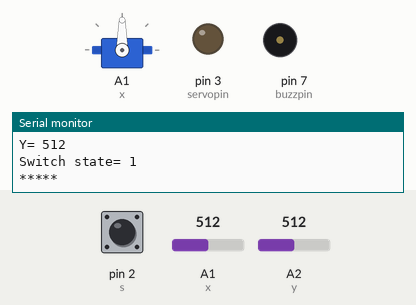
Bench run of a sketch on a simulated Arduino Uno, built with avr-gcc and run on an emulated ATmega328P. Shown: servo, output pins drawn as LEDs (lit = HIGH), buzzer (waves = sounding, pin HIGH), the last lines printed to the serial monitor. Inputs (shaded band) come from the test bench; at power-on: A1 (x) = 512, pin 2 (s) HIGH, A2 (y) = 512.

Above: at 1.2 s.
1.3 s: A1 (x) set to 716
At 2.1 s:
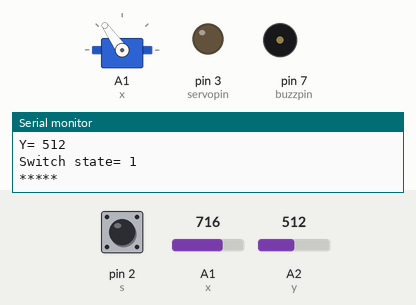
3.0 s: pin 2 (s) pulled LOW for 0.3 s
At 3.6 s:
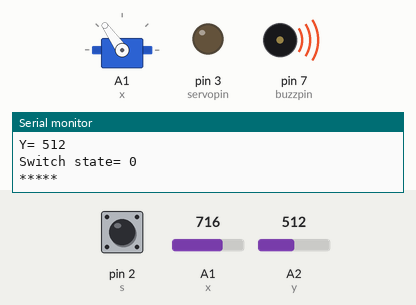
5.2 s: A1 (x) set to 900
At 6.1 s:
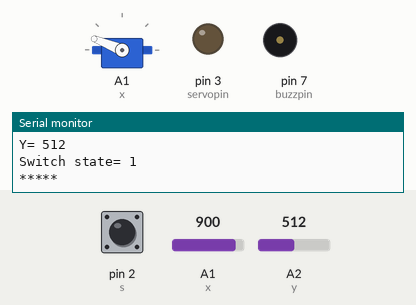
6.7 s: pin 2 (s) pulled LOW for 1 s
At 7.8 s:
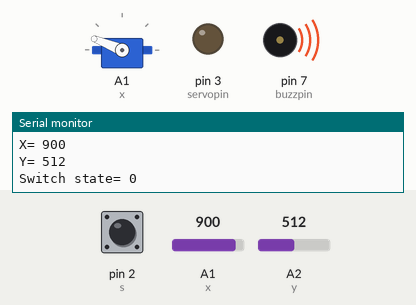
9.5 s: A1 (x) set to 1023
At 10.5 s:
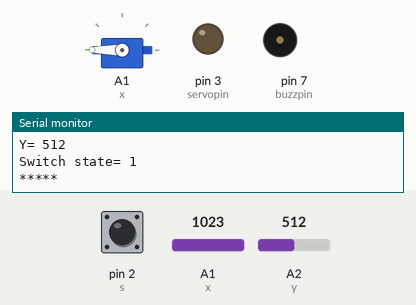
11.0 s: pin 2 (s) pulled LOW for 0.3 s
At 11.6 s:
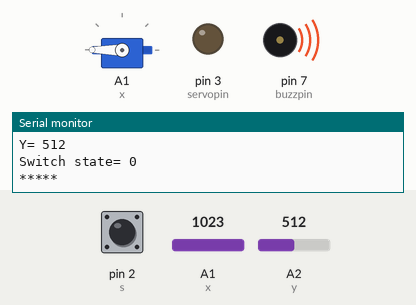
Timing chart, 0 to 14.0 s (numbered marks = the images above; inputs shaded):
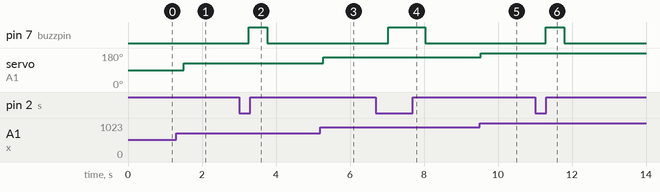

The sketch:

joystickservo.ino
```cpp
#include<Servo.h>
int x=A1;
Servo myservo;
int y=A2;
int s=2;
int xval;
int yval;
int sval;
int dt=250;
int servopin=3;
int servovalx;
int buzzpin=7;
void setup() {
  // put your setup code here, to run once:
Serial.begin(9600);
pinMode(x,INPUT);
pinMode(y,INPUT);
pinMode(s,INPUT);
digitalWrite(s,HIGH);
pinMode(servopin,OUTPUT);
pinMode(buzzpin,OUTPUT);
myservo.attach(x);
}

void loop() {
  // put your main code here, to run repeatedly:
xval=analogRead(x);
servovalx=(180./1023.)*xval;
yval=analogRead(y);
sval=digitalRead(s);
myservo.write(servovalx);
delay(dt);
Serial.print("X= ");
Serial.println(xval);
Serial.print("Y= ");
Serial.println(yval);
Serial.print("Switch state= ");
Serial.println(sval);
Serial.println("*****");
if(sval==0){
  digitalWrite(buzzpin,HIGH);
}
else{
  digitalWrite(buzzpin,LOW);
}
}
```

Measured:
- after the input at 1.3 s, servo on A1 (x): 90° → 125° after 0.21 s
- after the input at 3.0 s, pin 7 (buzzpin): LOW → HIGH after 0.26 s, → LOW 0.50 s later
- after the input at 5.2 s, servo on A1 (x): 125° → 158° after 0.07 s
- after the input at 6.7 s, pin 7 (buzzpin): LOW → HIGH after 0.33 s, → LOW 1.0 s later
- after the input at 9.5 s, servo on A1 (x): 158° → 180° at once
- after the input at 11.0 s, pin 7 (buzzpin): LOW → HIGH after 0.29 s, → LOW 0.50 s later
